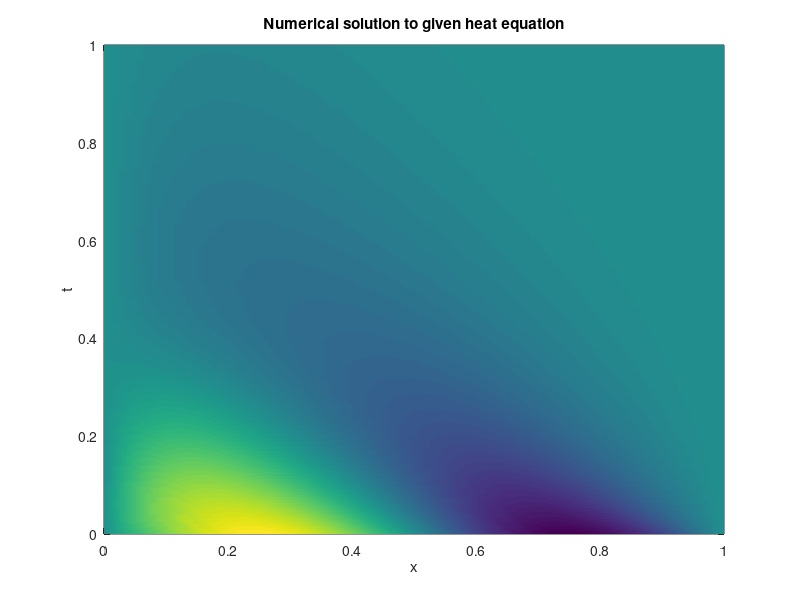

Recreate this plot in MATLAB.
%%%% Q3 %%%%
clear;

x_data=101;                     % no. of data points for x
x=linspace(0,1,x_data)';        % 0 <= x <= 1
dx=x(2)-x(1);                   % dx = 0.01

t_data=20001;                   % no. of data points for t
t=linspace(0,1,t_data)';        % 0 <= t <= 1
dt=t(2,1)-t(1,1);               % dt = 0.0001

k=0.1;
c=1;

U=zeros(x_data,t_data);         % 101x20001 matrix
X=zeros(x_data,t_data);         % 101x20001 matrix
T=zeros(x_data,t_data);         % 101x20001 matrix

for i=1:1:x_data                % every integer up to x_data
    for j=1:1:t_data            % every integer up to t_data
        X(i,j)=x(i,1);          % each i-jth entry in X is ith entry in x
        T(i,j)=t(j,1);          % each i-jth entry in T is ith entry in t
    end                         % rows and columns of same number
end

U(:,1)=sin(2.*pi.*x);  % first column of U is sin(2pix), initial condition

L=zeros(x_data,x_data);         % x_data x x_data matrix of zeroes

A = dt*((k-(c*dx))/(dx^2));     % coefficient of T_i+1^n
B = 1 + dt*((-2*k+c*dx)/dx^2);  % coefficient of T_i^n
C = k*dt/dx^2;                  % coefficient of T_i-1^n

for i=2:1:x_data-1              % construct matrix
    L(i,i-1)=A;
    L(i,i)=B;
    L(i,i+1)=C;
end

L(1,1)=1;                       % top left and bottom right entries are 1
L(x_data,x_data)=1;

for j=2:1:t_data
    U(:,j)=L*U(:,j-1);
end

pcolor(X,T,U)
title('Numerical solution to given heat equation')
xlabel('x')
ylabel('t')
hold on
shading interp
